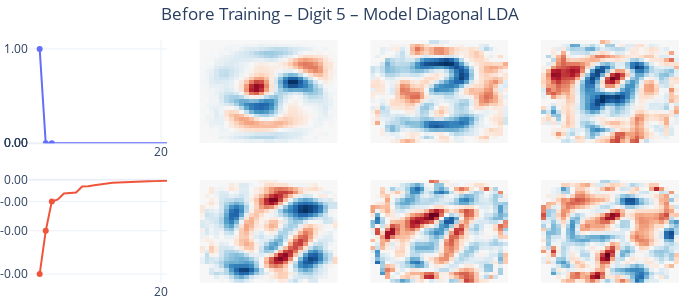
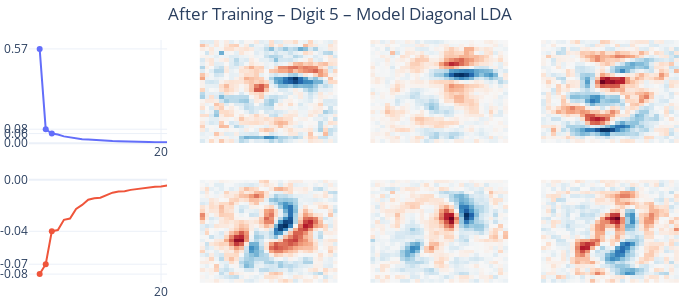
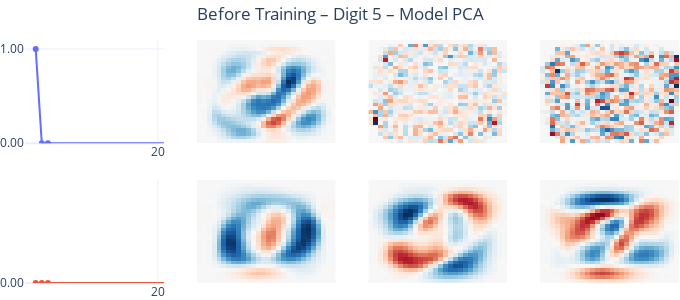
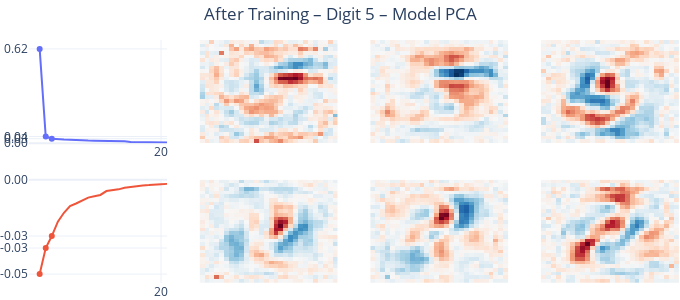

The code cell stored with these charts, in order, in its notebook:
### Code cell
digit = 5  # Change this to visualize other digits
n_eigenvectors = 3

for model, name in zip(
    [
        (model_diag, model_diag_init),
        (model_pca, model_pca_init),
        (model_random, model_random_init),
        (model_base, model_base_init),
    ],
    ["Diagonal LDA", "PCA", "Random", "Baseline"],
):
    model[1].eval()
    # print(f"Before Training - Model {name} - Digit {digit}")
    fig1 = plot_eigenspectrum(model[1], digit=digit, eigenvectors=n_eigenvectors)

    model[0].eval()
    # print(f"After Training - Model {name} - Digit {digit}")
    fig2 = plot_eigenspectrum(model[0], digit=digit, eigenvectors=n_eigenvectors)

    fig1.update_layout(
        title=dict(
            text=f"Before Training – Digit {digit} – Model {name}",
            x=0.5,
            xanchor="center",
        ),
        margin=dict(t=40),
    )
    fig1.show()

    fig2.update_layout(
        title=dict(
            text=f"After Training – Digit {digit} – Model {name}",
            x=0.5,
            xanchor="center",
        ),
        margin=dict(t=40),
    )
    fig2.show()

### Figure 1 — Plotly figure (JSON) as saved in the notebook; plotly's stock layout.template omitted (floating-point values rounded to 4 significant figures; data arrays with more than 128 entries replaced by an {"elided": "..."} marker saying what was removed)
{"data": [{"mode": "lines", "type": "scatter", "xaxis": "x", "y": [1.0, 1.908e-07, 8.967e-08, 7.556e-08, 3.464e-08, 2.983e-08, 2.862e-08, 2.164e-08, 2.098e-08, 1.391e-08, 1.066e-08, 9.656e-09, 8.658e-09, 7.406e-09, 6.596e-09, 5.664e-09, 4.558e-09, 3.569e-09, 3.445e-09, 3.31e-09, 2.863e-09, 2.51e-09], "yaxis": "y"}, {"marker": {"color": "#636EFA"}, "mode": "markers", "type": "scatter", "x": [2, 1, 0], "xaxis": "x", "y": [8.967e-08, 1.908e-07, 1.0], "yaxis": "y"}, {"marker": {"color": "#EF553B"}, "mode": "lines", "type": "scatter", "xaxis": "x5", "y": [-2.191e-07, -1.186e-07, -5.04e-08, -4.59e-08, -3.184e-08, -3.164e-08, -2.979e-08, -1.556e-08, -1.514e-08, -1.277e-08, -1.034e-08, -9.351e-09, -7.048e-09, -6.705e-09, -5.724e-09, -5.392e-09, -4.898e-09, -3.816e-09, -3.448e-09, -3.242e-09, -3.219e-09, -2.555e-09], "yaxis": "y5"}, {"marker": {"color": "#EF553B"}, "mode": "markers", "type": "scatter", "x": [0, 1, 2], "xaxis": "x5", "y": [-2.191e-07, -1.186e-07, -5.04e-08], "yaxis": "y5"}, {"colorscale": [[0, "rgb(103,0,31)"], [0.1, "rgb(178,24,43)"], [0.2, "rgb(214,96,77)"], [0.3, "rgb(244,165,130)"], [0.4, "rgb(253,219,199)"], [0.5, "rgb(247,247,247)"], [0.6, "rgb(209,229,240)"], [0.7, "rgb(146,197,222)"], [0.8, "rgb(67,147,195)"], [0.9, "rgb(33,102,172)"], [1, "rgb(5,48,97)"]], "showscale": false, "type": "heatmap", "xaxis": "x2", "yaxis": "y2", "z": {"elided": "28x28 float values"}, "zmid": 0}, {"colorscale": [[0, "rgb(103,0,31)"], [0.1, "rgb(178,24,43)"], [0.2, "rgb(214,96,77)"], [0.3, "rgb(244,165,130)"], [0.4, "rgb(253,219,199)"], [0.5, "rgb(247,247,247)"], [0.6, "rgb(209,229,240)"], [0.7, "rgb(146,197,222)"], [0.8, "rgb(67,147,195)"], [0.9, "rgb(33,102,172)"], [1, "rgb(5,48,97)"]], "showscale": false, "type": "heatmap", "xaxis": "x3", "yaxis": "y3", "z": {"elided": "28x28 float values"}, "zmid": 0}, {"colorscale": [[0, "rgb(103,0,31)"], [0.1, "rgb(178,24,43)"], [0.2, "rgb(214,96,77)"], [0.3, "rgb(244,165,130)"], [0.4, "rgb(253,219,199)"], [0.5, "rgb(247,247,247)"], [0.6, "rgb(209,229,240)"], [0.7, "rgb(146,197,222)"], [0.8, "rgb(67,147,195)"], [0.9, "rgb(33,102,172)"], [1, "rgb(5,48,97)"]], "showscale": false, "type": "heatmap", "xaxis": "x4", "yaxis": "y4", "z": {"elided": "28x28 float values"}, "zmid": 0}, {"colorscale": [[0, "rgb(103,0,31)"], [0.1, "rgb(178,24,43)"], [0.2, "rgb(214,96,77)"], [0.3, "rgb(244,165,130)"], [0.4, "rgb(253,219,199)"], [0.5, "rgb(247,247,247)"], [0.6, "rgb(209,229,240)"], [0.7, "rgb(146,197,222)"], [0.8, "rgb(67,147,195)"], [0.9, "rgb(33,102,172)"], [1, "rgb(5,48,97)"]], "showscale": false, "type": "heatmap", "xaxis": "x6", "yaxis": "y6", "z": {"elided": "28x28 float values"}, "zmid": 0}, {"colorscale": [[0, "rgb(103,0,31)"], [0.1, "rgb(178,24,43)"], [0.2, "rgb(214,96,77)"], [0.3, "rgb(244,165,130)"], [0.4, "rgb(253,219,199)"], [0.5, "rgb(247,247,247)"], [0.6, "rgb(209,229,240)"], [0.7, "rgb(146,197,222)"], [0.8, "rgb(67,147,195)"], [0.9, "rgb(33,102,172)"], [1, "rgb(5,48,97)"]], "showscale": false, "type": "heatmap", "xaxis": "x7", "yaxis": "y7", "z": {"elided": "28x28 float values"}, "zmid": 0}, {"colorscale": [[0, "rgb(103,0,31)"], [0.1, "rgb(178,24,43)"], [0.2, "rgb(214,96,77)"], [0.3, "rgb(244,165,130)"], [0.4, "rgb(253,219,199)"], [0.5, "rgb(247,247,247)"], [0.6, "rgb(209,229,240)"], [0.7, "rgb(146,197,222)"], [0.8, "rgb(67,147,195)"], [0.9, "rgb(33,102,172)"], [1, "rgb(5,48,97)"]], "showscale": false, "type": "heatmap", "xaxis": "x8", "yaxis": "y8", "z": {"elided": "28x28 float values"}, "zmid": 0}], "layout": {"autosize": false, "coloraxis": {"showscale": false}, "height": 300, "legend": {"visible": false}, "margin": {"b": 0, "l": 0, "r": 0, "t": 40}, "title": {"text": "Before Training – Digit 5 – Model Diagonal LDA", "x": 0.5, "xanchor": "center"}, "width": 680, "xaxis": {"anchor": "y", "domain": [0, 0.2125], "ticktext": ["20"], "tickvals": [20], "visible": true, "zeroline": false}, "xaxis2": {"anchor": "y2", "domain": [0.2625, 0.475], "visible": false}, "xaxis3": {"anchor": "y3", "domain": [0.525, 0.7375], "visible": false}, "xaxis4": {"anchor": "y4", "domain": [0.7875, 1], "visible": false}, "xaxis5": {"anchor": "y5", "domain": [0, 0.2125], "ticktext": ["20"], "tickvals": [20], "visible": true, "zeroline": false}, "xaxis6": {"anchor": "y6", "domain": [0.2625, 0.475], "visible": false}, "xaxis7": {"anchor": "y7", "domain": [0.525, 0.7375], "visible": false}, "xaxis8": {"anchor": "y8", "domain": [0.7875, 1], "visible": false}, "yaxis": {"anchor": "x", "domain": [0.575, 1], "rangemode": "tozero", "ticktext": ["0.00", "1.00", "0.00", "0.00"], "tickvals": [0, 1.0, 1.908e-07, 8.967e-08], "visible": true, "zeroline": true}, "yaxis2": {"anchor": "x2", "domain": [0.575, 1], "visible": false}, "yaxis3": {"anchor": "x3", "domain": [0.575, 1], "visible": false}, "yaxis4": {"anchor": "x4", "domain": [0.575, 1], "visible": false}, "yaxis5": {"anchor": "x5", "domain": [0, 0.425], "rangemode": "tozero", "ticktext": ["0.00", "-0.00", "-0.00", "-0.00"], "tickvals": [0, -2.191e-07, -1.186e-07, -5.04e-08], "visible": true, "zeroline": true}, "yaxis6": {"anchor": "x6", "domain": [0, 0.425], "visible": false}, "yaxis7": {"anchor": "x7", "domain": [0, 0.425], "visible": false}, "yaxis8": {"anchor": "x8", "domain": [0, 0.425], "visible": false}}}

### Figure 2 — Plotly figure (JSON) as saved in the notebook; plotly's stock layout.template omitted (floating-point values rounded to 4 significant figures; data arrays with more than 128 entries replaced by an {"elided": "..."} marker saying what was removed)
{"data": [{"mode": "lines", "type": "scatter", "xaxis": "x", "y": [0.5671, 0.08456, 0.05827, 0.05304, 0.0415, 0.03564, 0.02736, 0.02465, 0.02228, 0.01887, 0.01744, 0.01608, 0.01296, 0.01178, 0.0101, 0.009739, 0.008477, 0.008003, 0.007223, 0.006383, 0.005895, 0.00541], "yaxis": "y"}, {"marker": {"color": "#636EFA"}, "mode": "markers", "type": "scatter", "x": [2, 1, 0], "xaxis": "x", "y": [0.05827, 0.08456, 0.5671], "yaxis": "y"}, {"marker": {"color": "#EF553B"}, "mode": "lines", "type": "scatter", "xaxis": "x5", "y": [-0.07845, -0.07024, -0.04287, -0.04186, -0.03336, -0.03227, -0.02433, -0.02096, -0.01667, -0.01538, -0.01491, -0.01283, -0.01079, -0.0098, -0.009594, -0.008429, -0.007641, -0.006862, -0.006272, -0.005802, -0.005569, -0.004873], "yaxis": "y5"}, {"marker": {"color": "#EF553B"}, "mode": "markers", "type": "scatter", "x": [0, 1, 2], "xaxis": "x5", "y": [-0.07845, -0.07024, -0.04287], "yaxis": "y5"}, {"colorscale": [[0, "rgb(103,0,31)"], [0.1, "rgb(178,24,43)"], [0.2, "rgb(214,96,77)"], [0.3, "rgb(244,165,130)"], [0.4, "rgb(253,219,199)"], [0.5, "rgb(247,247,247)"], [0.6, "rgb(209,229,240)"], [0.7, "rgb(146,197,222)"], [0.8, "rgb(67,147,195)"], [0.9, "rgb(33,102,172)"], [1, "rgb(5,48,97)"]], "showscale": false, "type": "heatmap", "xaxis": "x2", "yaxis": "y2", "z": {"elided": "28x28 float values"}, "zmid": 0}, {"colorscale": [[0, "rgb(103,0,31)"], [0.1, "rgb(178,24,43)"], [0.2, "rgb(214,96,77)"], [0.3, "rgb(244,165,130)"], [0.4, "rgb(253,219,199)"], [0.5, "rgb(247,247,247)"], [0.6, "rgb(209,229,240)"], [0.7, "rgb(146,197,222)"], [0.8, "rgb(67,147,195)"], [0.9, "rgb(33,102,172)"], [1, "rgb(5,48,97)"]], "showscale": false, "type": "heatmap", "xaxis": "x3", "yaxis": "y3", "z": {"elided": "28x28 float values"}, "zmid": 0}, {"colorscale": [[0, "rgb(103,0,31)"], [0.1, "rgb(178,24,43)"], [0.2, "rgb(214,96,77)"], [0.3, "rgb(244,165,130)"], [0.4, "rgb(253,219,199)"], [0.5, "rgb(247,247,247)"], [0.6, "rgb(209,229,240)"], [0.7, "rgb(146,197,222)"], [0.8, "rgb(67,147,195)"], [0.9, "rgb(33,102,172)"], [1, "rgb(5,48,97)"]], "showscale": false, "type": "heatmap", "xaxis": "x4", "yaxis": "y4", "z": {"elided": "28x28 float values"}, "zmid": 0}, {"colorscale": [[0, "rgb(103,0,31)"], [0.1, "rgb(178,24,43)"], [0.2, "rgb(214,96,77)"], [0.3, "rgb(244,165,130)"], [0.4, "rgb(253,219,199)"], [0.5, "rgb(247,247,247)"], [0.6, "rgb(209,229,240)"], [0.7, "rgb(146,197,222)"], [0.8, "rgb(67,147,195)"], [0.9, "rgb(33,102,172)"], [1, "rgb(5,48,97)"]], "showscale": false, "type": "heatmap", "xaxis": "x6", "yaxis": "y6", "z": {"elided": "28x28 float values"}, "zmid": 0}, {"colorscale": [[0, "rgb(103,0,31)"], [0.1, "rgb(178,24,43)"], [0.2, "rgb(214,96,77)"], [0.3, "rgb(244,165,130)"], [0.4, "rgb(253,219,199)"], [0.5, "rgb(247,247,247)"], [0.6, "rgb(209,229,240)"], [0.7, "rgb(146,197,222)"], [0.8, "rgb(67,147,195)"], [0.9, "rgb(33,102,172)"], [1, "rgb(5,48,97)"]], "showscale": false, "type": "heatmap", "xaxis": "x7", "yaxis": "y7", "z": {"elided": "28x28 float values"}, "zmid": 0}, {"colorscale": [[0, "rgb(103,0,31)"], [0.1, "rgb(178,24,43)"], [0.2, "rgb(214,96,77)"], [0.3, "rgb(244,165,130)"], [0.4, "rgb(253,219,199)"], [0.5, "rgb(247,247,247)"], [0.6, "rgb(209,229,240)"], [0.7, "rgb(146,197,222)"], [0.8, "rgb(67,147,195)"], [0.9, "rgb(33,102,172)"], [1, "rgb(5,48,97)"]], "showscale": false, "type": "heatmap", "xaxis": "x8", "yaxis": "y8", "z": {"elided": "28x28 float values"}, "zmid": 0}], "layout": {"autosize": false, "coloraxis": {"showscale": false}, "height": 300, "legend": {"visible": false}, "margin": {"b": 0, "l": 0, "r": 0, "t": 40}, "title": {"text": "After Training – Digit 5 – Model Diagonal LDA", "x": 0.5, "xanchor": "center"}, "width": 680, "xaxis": {"anchor": "y", "domain": [0, 0.2125], "ticktext": ["20"], "tickvals": [20], "visible": true, "zeroline": false}, "xaxis2": {"anchor": "y2", "domain": [0.2625, 0.475], "visible": false}, "xaxis3": {"anchor": "y3", "domain": [0.525, 0.7375], "visible": false}, "xaxis4": {"anchor": "y4", "domain": [0.7875, 1], "visible": false}, "xaxis5": {"anchor": "y5", "domain": [0, 0.2125], "ticktext": ["20"], "tickvals": [20], "visible": true, "zeroline": false}, "xaxis6": {"anchor": "y6", "domain": [0.2625, 0.475], "visible": false}, "xaxis7": {"anchor": "y7", "domain": [0.525, 0.7375], "visible": false}, "xaxis8": {"anchor": "y8", "domain": [0.7875, 1], "visible": false}, "yaxis": {"anchor": "x", "domain": [0.575, 1], "rangemode": "tozero", "ticktext": ["0.00", "0.57", "0.08", "0.06"], "tickvals": [0, 0.5671, 0.08456, 0.05827], "visible": true, "zeroline": true}, "yaxis2": {"anchor": "x2", "domain": [0.575, 1], "visible": false}, "yaxis3": {"anchor": "x3", "domain": [0.575, 1], "visible": false}, "yaxis4": {"anchor": "x4", "domain": [0.575, 1], "visible": false}, "yaxis5": {"anchor": "x5", "domain": [0, 0.425], "rangemode": "tozero", "ticktext": ["0.00", "-0.08", "-0.07", "-0.04"], "tickvals": [0, -0.07845, -0.07024, -0.04287], "visible": true, "zeroline": true}, "yaxis6": {"anchor": "x6", "domain": [0, 0.425], "visible": false}, "yaxis7": {"anchor": "x7", "domain": [0, 0.425], "visible": false}, "yaxis8": {"anchor": "x8", "domain": [0, 0.425], "visible": false}}}

### Figure 3 — Plotly figure (JSON) as saved in the notebook; plotly's stock layout.template omitted (floating-point values rounded to 4 significant figures; data arrays with more than 128 entries replaced by an {"elided": "..."} marker saying what was removed)
{"data": [{"mode": "lines", "type": "scatter", "xaxis": "x", "y": [1.0, 0.0, 0.0, 0.0, 0.0, 0.0, 0.0, 0.0, 0.0, 0.0, 0.0, 0.0, 0.0, 0.0, 0.0, 0.0, 0.0, 0.0, 0.0, 0.0, 0.0, 0.0], "yaxis": "y"}, {"marker": {"color": "#636EFA"}, "mode": "markers", "type": "scatter", "x": [2, 1, 0], "xaxis": "x", "y": [0.0, 0.0, 1.0], "yaxis": "y"}, {"marker": {"color": "#EF553B"}, "mode": "lines", "type": "scatter", "xaxis": "x5", "y": [0.0, 0.0, 0.0, 0.0, 0.0, 0.0, 0.0, 0.0, 0.0, 0.0, 0.0, 0.0, 0.0, 0.0, 0.0, 0.0, 0.0, 0.0, 0.0, 0.0, 0.0, 0.0], "yaxis": "y5"}, {"marker": {"color": "#EF553B"}, "mode": "markers", "type": "scatter", "x": [0, 1, 2], "xaxis": "x5", "y": [0.0, 0.0, 0.0], "yaxis": "y5"}, {"colorscale": [[0, "rgb(103,0,31)"], [0.1, "rgb(178,24,43)"], [0.2, "rgb(214,96,77)"], [0.3, "rgb(244,165,130)"], [0.4, "rgb(253,219,199)"], [0.5, "rgb(247,247,247)"], [0.6, "rgb(209,229,240)"], [0.7, "rgb(146,197,222)"], [0.8, "rgb(67,147,195)"], [0.9, "rgb(33,102,172)"], [1, "rgb(5,48,97)"]], "showscale": false, "type": "heatmap", "xaxis": "x2", "yaxis": "y2", "z": {"elided": "28x28 float values"}, "zmid": 0}, {"colorscale": [[0, "rgb(103,0,31)"], [0.1, "rgb(178,24,43)"], [0.2, "rgb(214,96,77)"], [0.3, "rgb(244,165,130)"], [0.4, "rgb(253,219,199)"], [0.5, "rgb(247,247,247)"], [0.6, "rgb(209,229,240)"], [0.7, "rgb(146,197,222)"], [0.8, "rgb(67,147,195)"], [0.9, "rgb(33,102,172)"], [1, "rgb(5,48,97)"]], "showscale": false, "type": "heatmap", "xaxis": "x3", "yaxis": "y3", "z": {"elided": "28x28 float values"}, "zmid": 0}, {"colorscale": [[0, "rgb(103,0,31)"], [0.1, "rgb(178,24,43)"], [0.2, "rgb(214,96,77)"], [0.3, "rgb(244,165,130)"], [0.4, "rgb(253,219,199)"], [0.5, "rgb(247,247,247)"], [0.6, "rgb(209,229,240)"], [0.7, "rgb(146,197,222)"], [0.8, "rgb(67,147,195)"], [0.9, "rgb(33,102,172)"], [1, "rgb(5,48,97)"]], "showscale": false, "type": "heatmap", "xaxis": "x4", "yaxis": "y4", "z": {"elided": "28x28 float values"}, "zmid": 0}, {"colorscale": [[0, "rgb(103,0,31)"], [0.1, "rgb(178,24,43)"], [0.2, "rgb(214,96,77)"], [0.3, "rgb(244,165,130)"], [0.4, "rgb(253,219,199)"], [0.5, "rgb(247,247,247)"], [0.6, "rgb(209,229,240)"], [0.7, "rgb(146,197,222)"], [0.8, "rgb(67,147,195)"], [0.9, "rgb(33,102,172)"], [1, "rgb(5,48,97)"]], "showscale": false, "type": "heatmap", "xaxis": "x6", "yaxis": "y6", "z": {"elided": "28x28 float values"}, "zmid": 0}, {"colorscale": [[0, "rgb(103,0,31)"], [0.1, "rgb(178,24,43)"], [0.2, "rgb(214,96,77)"], [0.3, "rgb(244,165,130)"], [0.4, "rgb(253,219,199)"], [0.5, "rgb(247,247,247)"], [0.6, "rgb(209,229,240)"], [0.7, "rgb(146,197,222)"], [0.8, "rgb(67,147,195)"], [0.9, "rgb(33,102,172)"], [1, "rgb(5,48,97)"]], "showscale": false, "type": "heatmap", "xaxis": "x7", "yaxis": "y7", "z": {"elided": "28x28 float values"}, "zmid": 0}, {"colorscale": [[0, "rgb(103,0,31)"], [0.1, "rgb(178,24,43)"], [0.2, "rgb(214,96,77)"], [0.3, "rgb(244,165,130)"], [0.4, "rgb(253,219,199)"], [0.5, "rgb(247,247,247)"], [0.6, "rgb(209,229,240)"], [0.7, "rgb(146,197,222)"], [0.8, "rgb(67,147,195)"], [0.9, "rgb(33,102,172)"], [1, "rgb(5,48,97)"]], "showscale": false, "type": "heatmap", "xaxis": "x8", "yaxis": "y8", "z": {"elided": "28x28 float values"}, "zmid": 0}], "layout": {"autosize": false, "coloraxis": {"showscale": false}, "height": 300, "legend": {"visible": false}, "margin": {"b": 0, "l": 0, "r": 0, "t": 40}, "title": {"text": "Before Training – Digit 5 – Model PCA", "x": 0.5, "xanchor": "center"}, "width": 680, "xaxis": {"anchor": "y", "domain": [0, 0.2125], "ticktext": ["20"], "tickvals": [20], "visible": true, "zeroline": false}, "xaxis2": {"anchor": "y2", "domain": [0.2625, 0.475], "visible": false}, "xaxis3": {"anchor": "y3", "domain": [0.525, 0.7375], "visible": false}, "xaxis4": {"anchor": "y4", "domain": [0.7875, 1], "visible": false}, "xaxis5": {"anchor": "y5", "domain": [0, 0.2125], "ticktext": ["20"], "tickvals": [20], "visible": true, "zeroline": false}, "xaxis6": {"anchor": "y6", "domain": [0.2625, 0.475], "visible": false}, "xaxis7": {"anchor": "y7", "domain": [0.525, 0.7375], "visible": false}, "xaxis8": {"anchor": "y8", "domain": [0.7875, 1], "visible": false}, "yaxis": {"anchor": "x", "domain": [0.575, 1], "rangemode": "tozero", "ticktext": ["0.00", "1.00", "0.00", "0.00"], "tickvals": [0, 1, 0, 0], "visible": true, "zeroline": true}, "yaxis2": {"anchor": "x2", "domain": [0.575, 1], "visible": false}, "yaxis3": {"anchor": "x3", "domain": [0.575, 1], "visible": false}, "yaxis4": {"anchor": "x4", "domain": [0.575, 1], "visible": false}, "yaxis5": {"anchor": "x5", "domain": [0, 0.425], "rangemode": "tozero", "ticktext": ["0.00", "0.00", "0.00", "0.00"], "tickvals": [0, 0, 0, 0], "visible": true, "zeroline": true}, "yaxis6": {"anchor": "x6", "domain": [0, 0.425], "visible": false}, "yaxis7": {"anchor": "x7", "domain": [0, 0.425], "visible": false}, "yaxis8": {"anchor": "x8", "domain": [0, 0.425], "visible": false}}}

### Figure 4 — Plotly figure (JSON) as saved in the notebook; plotly's stock layout.template omitted (floating-point values rounded to 4 significant figures; data arrays with more than 128 entries replaced by an {"elided": "..."} marker saying what was removed)
{"data": [{"mode": "lines", "type": "scatter", "xaxis": "x", "y": [0.6163, 0.04422, 0.02987, 0.02585, 0.02448, 0.02356, 0.02019, 0.01859, 0.01772, 0.01673, 0.01649, 0.01504, 0.01449, 0.01403, 0.01256, 0.008956, 0.007972, 0.006982, 0.00657, 0.006086, 0.005338, 0.004923], "yaxis": "y"}, {"marker": {"color": "#636EFA"}, "mode": "markers", "type": "scatter", "x": [2, 1, 0], "xaxis": "x", "y": [0.02987, 0.04422, 0.6163], "yaxis": "y"}, {"marker": {"color": "#EF553B"}, "mode": "lines", "type": "scatter", "xaxis": "x5", "y": [-0.04679, -0.03387, -0.02792, -0.02077, -0.0164, -0.01301, -0.01177, -0.01038, -0.008879, -0.00816, -0.00755, -0.005623, -0.005221, -0.004776, -0.003985, -0.003516, -0.003212, -0.002823, -0.002656, -0.002306, -0.002186, -0.00206], "yaxis": "y5"}, {"marker": {"color": "#EF553B"}, "mode": "markers", "type": "scatter", "x": [0, 1, 2], "xaxis": "x5", "y": [-0.04679, -0.03387, -0.02792], "yaxis": "y5"}, {"colorscale": [[0, "rgb(103,0,31)"], [0.1, "rgb(178,24,43)"], [0.2, "rgb(214,96,77)"], [0.3, "rgb(244,165,130)"], [0.4, "rgb(253,219,199)"], [0.5, "rgb(247,247,247)"], [0.6, "rgb(209,229,240)"], [0.7, "rgb(146,197,222)"], [0.8, "rgb(67,147,195)"], [0.9, "rgb(33,102,172)"], [1, "rgb(5,48,97)"]], "showscale": false, "type": "heatmap", "xaxis": "x2", "yaxis": "y2", "z": {"elided": "28x28 float values"}, "zmid": 0}, {"colorscale": [[0, "rgb(103,0,31)"], [0.1, "rgb(178,24,43)"], [0.2, "rgb(214,96,77)"], [0.3, "rgb(244,165,130)"], [0.4, "rgb(253,219,199)"], [0.5, "rgb(247,247,247)"], [0.6, "rgb(209,229,240)"], [0.7, "rgb(146,197,222)"], [0.8, "rgb(67,147,195)"], [0.9, "rgb(33,102,172)"], [1, "rgb(5,48,97)"]], "showscale": false, "type": "heatmap", "xaxis": "x3", "yaxis": "y3", "z": {"elided": "28x28 float values"}, "zmid": 0}, {"colorscale": [[0, "rgb(103,0,31)"], [0.1, "rgb(178,24,43)"], [0.2, "rgb(214,96,77)"], [0.3, "rgb(244,165,130)"], [0.4, "rgb(253,219,199)"], [0.5, "rgb(247,247,247)"], [0.6, "rgb(209,229,240)"], [0.7, "rgb(146,197,222)"], [0.8, "rgb(67,147,195)"], [0.9, "rgb(33,102,172)"], [1, "rgb(5,48,97)"]], "showscale": false, "type": "heatmap", "xaxis": "x4", "yaxis": "y4", "z": {"elided": "28x28 float values"}, "zmid": 0}, {"colorscale": [[0, "rgb(103,0,31)"], [0.1, "rgb(178,24,43)"], [0.2, "rgb(214,96,77)"], [0.3, "rgb(244,165,130)"], [0.4, "rgb(253,219,199)"], [0.5, "rgb(247,247,247)"], [0.6, "rgb(209,229,240)"], [0.7, "rgb(146,197,222)"], [0.8, "rgb(67,147,195)"], [0.9, "rgb(33,102,172)"], [1, "rgb(5,48,97)"]], "showscale": false, "type": "heatmap", "xaxis": "x6", "yaxis": "y6", "z": {"elided": "28x28 float values"}, "zmid": 0}, {"colorscale": [[0, "rgb(103,0,31)"], [0.1, "rgb(178,24,43)"], [0.2, "rgb(214,96,77)"], [0.3, "rgb(244,165,130)"], [0.4, "rgb(253,219,199)"], [0.5, "rgb(247,247,247)"], [0.6, "rgb(209,229,240)"], [0.7, "rgb(146,197,222)"], [0.8, "rgb(67,147,195)"], [0.9, "rgb(33,102,172)"], [1, "rgb(5,48,97)"]], "showscale": false, "type": "heatmap", "xaxis": "x7", "yaxis": "y7", "z": {"elided": "28x28 float values"}, "zmid": 0}, {"colorscale": [[0, "rgb(103,0,31)"], [0.1, "rgb(178,24,43)"], [0.2, "rgb(214,96,77)"], [0.3, "rgb(244,165,130)"], [0.4, "rgb(253,219,199)"], [0.5, "rgb(247,247,247)"], [0.6, "rgb(209,229,240)"], [0.7, "rgb(146,197,222)"], [0.8, "rgb(67,147,195)"], [0.9, "rgb(33,102,172)"], [1, "rgb(5,48,97)"]], "showscale": false, "type": "heatmap", "xaxis": "x8", "yaxis": "y8", "z": {"elided": "28x28 float values"}, "zmid": 0}], "layout": {"autosize": false, "coloraxis": {"showscale": false}, "height": 300, "legend": {"visible": false}, "margin": {"b": 0, "l": 0, "r": 0, "t": 40}, "title": {"text": "After Training – Digit 5 – Model PCA", "x": 0.5, "xanchor": "center"}, "width": 680, "xaxis": {"anchor": "y", "domain": [0, 0.2125], "ticktext": ["20"], "tickvals": [20], "visible": true, "zeroline": false}, "xaxis2": {"anchor": "y2", "domain": [0.2625, 0.475], "visible": false}, "xaxis3": {"anchor": "y3", "domain": [0.525, 0.7375], "visible": false}, "xaxis4": {"anchor": "y4", "domain": [0.7875, 1], "visible": false}, "xaxis5": {"anchor": "y5", "domain": [0, 0.2125], "ticktext": ["20"], "tickvals": [20], "visible": true, "zeroline": false}, "xaxis6": {"anchor": "y6", "domain": [0.2625, 0.475], "visible": false}, "xaxis7": {"anchor": "y7", "domain": [0.525, 0.7375], "visible": false}, "xaxis8": {"anchor": "y8", "domain": [0.7875, 1], "visible": false}, "yaxis": {"anchor": "x", "domain": [0.575, 1], "rangemode": "tozero", "ticktext": ["0.00", "0.62", "0.04", "0.03"], "tickvals": [0, 0.6163, 0.04422, 0.02987], "visible": true, "zeroline": true}, "yaxis2": {"anchor": "x2", "domain": [0.575, 1], "visible": false}, "yaxis3": {"anchor": "x3", "domain": [0.575, 1], "visible": false}, "yaxis4": {"anchor": "x4", "domain": [0.575, 1], "visible": false}, "yaxis5": {"anchor": "x5", "domain": [0, 0.425], "rangemode": "tozero", "ticktext": ["0.00", "-0.05", "-0.03", "-0.03"], "tickvals": [0, -0.04679, -0.03387, -0.02792], "visible": true, "zeroline": true}, "yaxis6": {"anchor": "x6", "domain": [0, 0.425], "visible": false}, "yaxis7": {"anchor": "x7", "domain": [0, 0.425], "visible": false}, "yaxis8": {"anchor": "x8", "domain": [0, 0.425], "visible": false}}}
